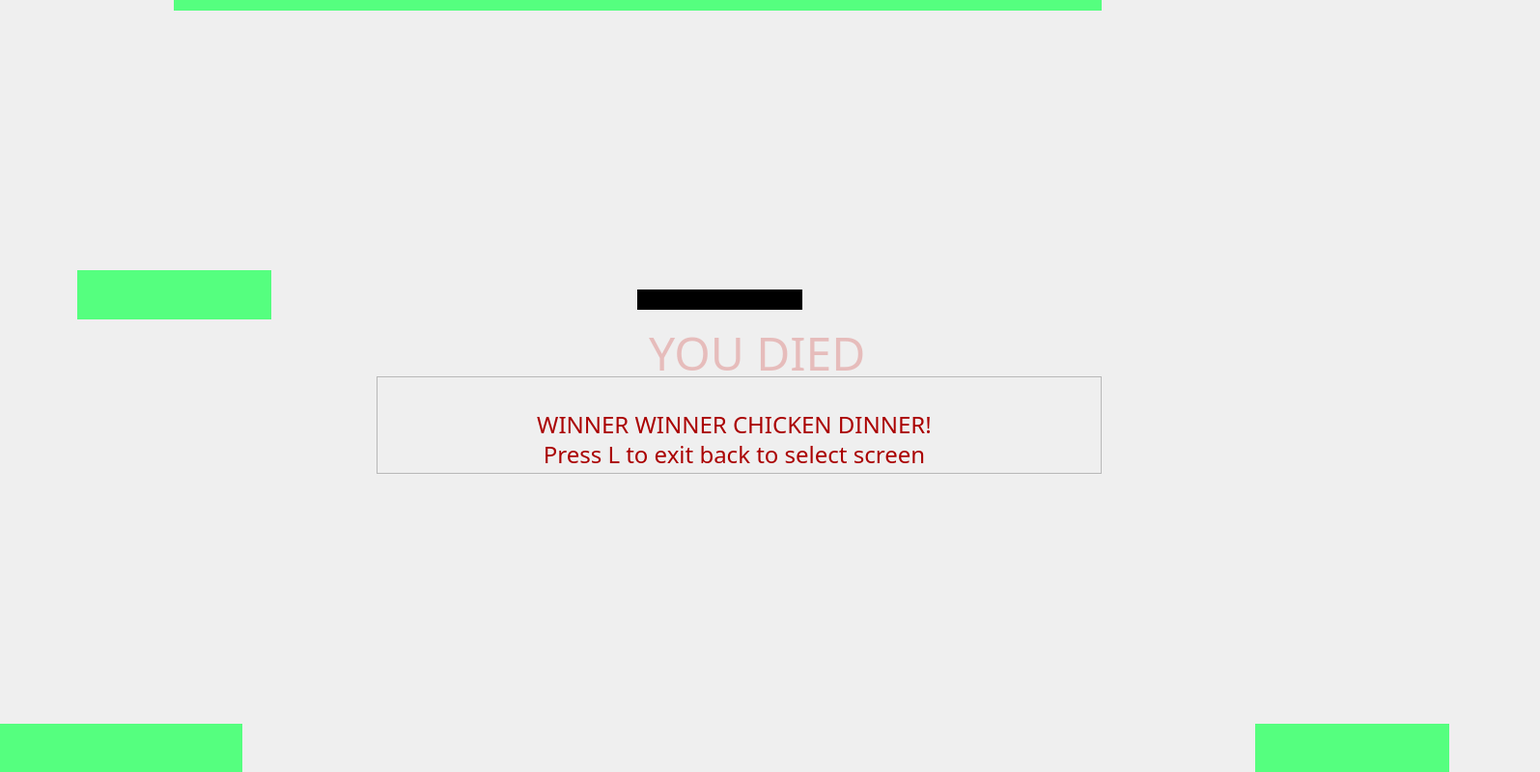
<?xml version="1.0" encoding="UTF-8"?>
<ui version="4.0">
 <class>MainWindow</class>
 <widget class="QMainWindow" name="MainWindow">
  <property name="geometry">
   <rect>
    <x>0</x>
    <y>0</y>
    <width>1595</width>
    <height>800</height>
   </rect>
  </property>
  <property name="minimumSize">
   <size>
    <width>100</width>
    <height>100</height>
   </size>
  </property>
  <property name="windowTitle">
   <string>Maze</string>
  </property>
  <property name="styleSheet">
   <string notr="true"/>
  </property>
  <property name="tabShape">
   <enum>QTabWidget::Rounded</enum>
  </property>
  <property name="dockOptions">
   <set>QMainWindow::AllowTabbedDocks|QMainWindow::AnimatedDocks</set>
  </property>
  <widget class="QWidget" name="centralwidget">
   <property name="layoutDirection">
    <enum>Qt::LeftToRight</enum>
   </property>
   <property name="autoFillBackground">
    <bool>false</bool>
   </property>
   <widget class="QLabel" name="lbl_player">
    <property name="geometry">
     <rect>
      <x>70</x>
      <y>646</y>
      <width>51</width>
      <height>101</height>
     </rect>
    </property>
    <property name="styleSheet">
     <string notr="true"/>
    </property>
    <property name="text">
     <string/>
    </property>
    <property name="pixmap">
     <pixmap>../../images/friend.png</pixmap>
    </property>
   </widget>
   <widget class="QLabel" name="lbl_plat">
    <property name="geometry">
     <rect>
      <x>0</x>
      <y>750</y>
      <width>251</width>
      <height>51</height>
     </rect>
    </property>
    <property name="styleSheet">
     <string notr="true">
background-color: rgb(85, 255, 127);</string>
    </property>
    <property name="text">
     <string/>
    </property>
    <property name="pixmap">
     <pixmap>../../images/floor.png</pixmap>
    </property>
   </widget>
   <widget class="QLabel" name="lbl_dead">
    <property name="geometry">
     <rect>
      <x>480</x>
      <y>320</y>
      <width>621</width>
      <height>91</height>
     </rect>
    </property>
    <property name="font">
     <font>
      <family>Matura MT Script Capitals</family>
      <pointsize>36</pointsize>
      <italic>false</italic>
      <bold>false</bold>
     </font>
    </property>
    <property name="styleSheet">
     <string notr="true">color: qlineargradient(spread:pad, x1:0, y1:0, x2:1, y2:1, stop:0 rgba(200, 6, 0, 55), stop:1 rgba(200, 6, 0, 55));
font: 36pt &quot;Matura MT Script Capitals&quot;;</string>
    </property>
    <property name="text">
     <string>YOU DIED </string>
    </property>
    <property name="alignment">
     <set>Qt::AlignCenter</set>
    </property>
   </widget>
   <widget class="QLabel" name="lbl_plat_2">
    <property name="geometry">
     <rect>
      <x>310</x>
      <y>530</y>
      <width>151</width>
      <height>51</height>
     </rect>
    </property>
    <property name="styleSheet">
     <string notr="true"/>
    </property>
    <property name="text">
     <string/>
    </property>
    <property name="pixmap">
     <pixmap>../../images/floor.png</pixmap>
    </property>
   </widget>
   <widget class="QLabel" name="lbl_plat_3">
    <property name="geometry">
     <rect>
      <x>80</x>
      <y>280</y>
      <width>201</width>
      <height>51</height>
     </rect>
    </property>
    <property name="styleSheet">
     <string notr="true">
background-color: rgb(85, 255, 127);</string>
    </property>
    <property name="text">
     <string/>
    </property>
    <property name="pixmap">
     <pixmap>../../images/floor.png</pixmap>
    </property>
   </widget>
   <widget class="QLabel" name="lbl_plat_4">
    <property name="geometry">
     <rect>
      <x>180</x>
      <y>-40</y>
      <width>961</width>
      <height>51</height>
     </rect>
    </property>
    <property name="styleSheet">
     <string notr="true">
background-color: rgb(85, 255, 127);</string>
    </property>
    <property name="text">
     <string/>
    </property>
    <property name="pixmap">
     <pixmap>../../images/floor.png</pixmap>
    </property>
    <property name="scaledContents">
     <bool>true</bool>
    </property>
   </widget>
   <widget class="QLabel" name="lbl_platk_2">
    <property name="geometry">
     <rect>
      <x>178</x>
      <y>10</y>
      <width>961</width>
      <height>20</height>
     </rect>
    </property>
    <property name="font">
     <font>
      <pointsize>30</pointsize>
     </font>
    </property>
    <property name="text">
     <string/>
    </property>
    <property name="pixmap">
     <pixmap>../../images/spikes.png</pixmap>
    </property>
    <property name="scaledContents">
     <bool>false</bool>
    </property>
   </widget>
   <widget class="QLabel" name="lbl_plat_6">
    <property name="geometry">
     <rect>
      <x>1020</x>
      <y>180</y>
      <width>101</width>
      <height>51</height>
     </rect>
    </property>
    <property name="styleSheet">
     <string notr="true"/>
    </property>
    <property name="text">
     <string/>
    </property>
    <property name="pixmap">
     <pixmap>../../images/floor.png</pixmap>
    </property>
   </widget>
   <widget class="QLabel" name="lbl_plat_7">
    <property name="geometry">
     <rect>
      <x>1300</x>
      <y>750</y>
      <width>201</width>
      <height>51</height>
     </rect>
    </property>
    <property name="styleSheet">
     <string notr="true">
background-color: rgb(85, 255, 127);</string>
    </property>
    <property name="text">
     <string/>
    </property>
    <property name="pixmap">
     <pixmap>../../images/floor.png</pixmap>
    </property>
   </widget>
   <widget class="QLabel" name="lbl_plath_2">
    <property name="geometry">
     <rect>
      <x>660</x>
      <y>300</y>
      <width>171</width>
      <height>21</height>
     </rect>
    </property>
    <property name="styleSheet">
     <string notr="true">background-color: rgb(0, 0, 0);</string>
    </property>
    <property name="text">
     <string/>
    </property>
    <property name="pixmap">
     <pixmap>../../images/moving_platform.png</pixmap>
    </property>
    <property name="scaledContents">
     <bool>true</bool>
    </property>
   </widget>
   <widget class="QLabel" name="lbl_plat_5">
    <property name="geometry">
     <rect>
      <x>1020</x>
      <y>180</y>
      <width>51</width>
      <height>631</height>
     </rect>
    </property>
    <property name="styleSheet">
     <string notr="true"/>
    </property>
    <property name="text">
     <string/>
    </property>
    <property name="pixmap">
     <pixmap>../../images/floor_f.png</pixmap>
    </property>
   </widget>
   <widget class="QLabel" name="lbl_plat_8">
    <property name="geometry">
     <rect>
      <x>520</x>
      <y>180</y>
      <width>51</width>
      <height>621</height>
     </rect>
    </property>
    <property name="styleSheet">
     <string notr="true"/>
    </property>
    <property name="text">
     <string/>
    </property>
    <property name="pixmap">
     <pixmap>../../images/floor_f.png</pixmap>
    </property>
    <property name="scaledContents">
     <bool>false</bool>
    </property>
   </widget>
   <widget class="QLabel" name="lbl_win">
    <property name="geometry">
     <rect>
      <x>1430</x>
      <y>660</y>
      <width>49</width>
      <height>91</height>
     </rect>
    </property>
    <property name="styleSheet">
     <string notr="true"/>
    </property>
    <property name="text">
     <string/>
    </property>
    <property name="pixmap">
     <pixmap>../../images/flagpole.png</pixmap>
    </property>
   </widget>
   <widget class="QFrame" name="lbl_winner">
    <property name="geometry">
     <rect>
      <x>390</x>
      <y>390</y>
      <width>751</width>
      <height>101</height>
     </rect>
    </property>
    <property name="frameShape">
     <enum>QFrame::StyledPanel</enum>
    </property>
    <property name="frameShadow">
     <enum>QFrame::Raised</enum>
    </property>
    <widget class="QLabel" name="lbl_1">
     <property name="geometry">
      <rect>
       <x>-10</x>
       <y>40</y>
       <width>761</width>
       <height>20</height>
      </rect>
     </property>
     <property name="font">
      <font>
       <family>Bahnschrift SemiCondensed</family>
       <pointsize>18</pointsize>
       <italic>false</italic>
       <bold>false</bold>
      </font>
     </property>
     <property name="styleSheet">
      <string notr="true">color: rgb(170, 0, 0);
font: 18pt &quot;Bahnschrift SemiCondensed&quot;;</string>
     </property>
     <property name="text">
      <string>WINNER WINNER CHICKEN DINNER!</string>
     </property>
     <property name="alignment">
      <set>Qt::AlignCenter</set>
     </property>
    </widget>
    <widget class="QLabel" name="lbl_2">
     <property name="geometry">
      <rect>
       <x>-10</x>
       <y>70</y>
       <width>761</width>
       <height>21</height>
      </rect>
     </property>
     <property name="font">
      <font>
       <family>Bahnschrift SemiCondensed</family>
       <pointsize>18</pointsize>
       <italic>false</italic>
       <bold>false</bold>
      </font>
     </property>
     <property name="styleSheet">
      <string notr="true">color: rgb(170, 0, 0);
font: 18pt &quot;Bahnschrift SemiCondensed&quot;;</string>
     </property>
     <property name="text">
      <string>Press L to exit back to select screen</string>
     </property>
     <property name="alignment">
      <set>Qt::AlignCenter</set>
     </property>
    </widget>
   </widget>
   <widget class="QLabel" name="label_16">
    <property name="geometry">
     <rect>
      <x>0</x>
      <y>0</y>
      <width>1601</width>
      <height>800</height>
     </rect>
    </property>
    <property name="text">
     <string notr="true"/>
    </property>
    <property name="pixmap">
     <pixmap>../../images/sky.png</pixmap>
    </property>
   </widget>
   <zorder>label_16</zorder>
   <zorder>lbl_player</zorder>
   <zorder>lbl_plat</zorder>
   <zorder>lbl_plat_2</zorder>
   <zorder>lbl_plat_3</zorder>
   <zorder>lbl_plat_4</zorder>
   <zorder>lbl_platk_2</zorder>
   <zorder>lbl_plat_6</zorder>
   <zorder>lbl_plat_7</zorder>
   <zorder>lbl_plath_2</zorder>
   <zorder>lbl_plat_5</zorder>
   <zorder>lbl_plat_8</zorder>
   <zorder>lbl_win</zorder>
   <zorder>lbl_dead</zorder>
   <zorder>lbl_winner</zorder>
  </widget>
 </widget>
 <resources/>
 <connections/>
 <slots>
  <slot>home()</slot>
 </slots>
</ui>
